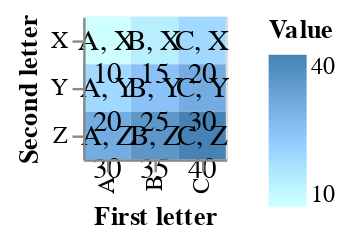

Vega-Lite specification stored for this chart:
### Vega-Lite specification from a JSON file in a GitHub repository (floating-point values rounded to 4 significant figures)
{"$schema": "https://vega.github.io/schema/vega-lite/v5.json", "description": "A heat map with each cell displaying its first and second category labels along with the value.", "data": {"values": [{"first": "A", "second": "X", "value": 10}, {"first": "A", "second": "Y", "value": 20}, {"first": "A", "second": "Z", "value": 30}, {"first": "B", "second": "X", "value": 15}, {"first": "B", "second": "Y", "value": 25}, {"first": "B", "second": "Z", "value": 35}, {"first": "C", "second": "X", "value": 20}, {"first": "C", "second": "Y", "value": 30}, {"first": "C", "second": "Z", "value": 40}]}, "transform": [{"calculate": "datum.first + ', ' + datum.second + ':::' + datum.value", "as": "cellLabel"}], "layer": [{"mark": "rect", "encoding": {"x": {"field": "first", "type": "nominal", "axis": {"title": "First letter"}}, "y": {"field": "second", "type": "nominal", "axis": {"title": "Second letter"}}, "color": {"field": "value", "type": "quantitative", "scale": {"range": ["white", "steelblue"]}, "legend": {"title": "Value"}}}}, {"mark": {"type": "text", "color": "black", "fontSize": 12, "align": "center", "baseline": "middle", "lineBreak": ":::"}, "encoding": {"tooltip": [{"field": "first", "type": "nominal", "title": "First Letter"}, {"field": "second", "type": "nominal", "title": "Second Letter"}, {"field": "value", "type": "quantitative", "title": "Count"}], "x": {"field": "first", "type": "nominal"}, "y": {"field": "second", "type": "nominal"}, "text": {"field": "cellLabel", "type": "nominal"}}}]}
